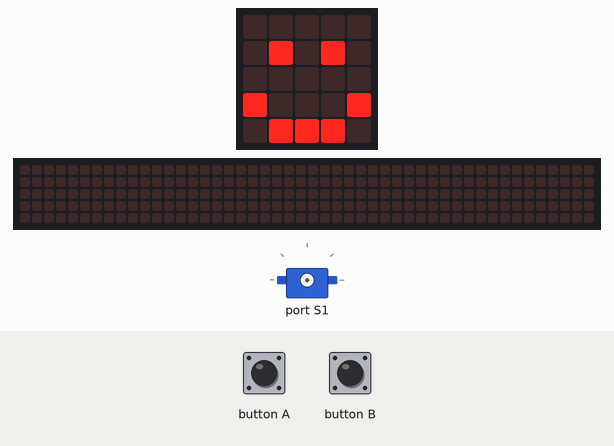
Bench run of a program on a simulated BBC micro:bit (MakeCode). On the bench: the board's 5×5 LED display, servo, a strip that is not on the board, showing the scrolling text unrolled. The test bench sets the inputs (shaded band). The 48×5 strip is a reading aid, not a part: it shows the text the display is scrolling, unrolled, one strip-width of it at a time.

Above: at 1.8 s.
1.9 s: button B pressed for 0.15 s
At 2.2 s:
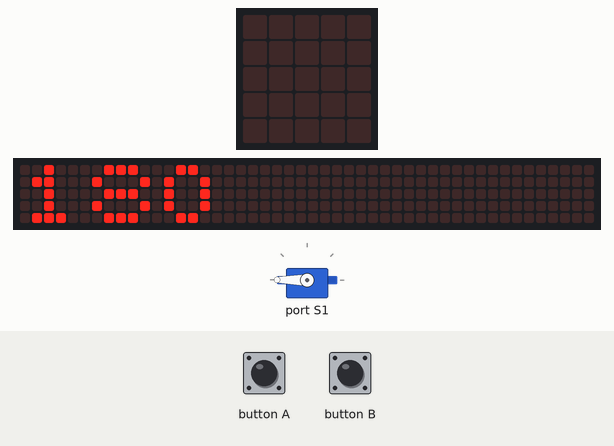
2.6 s: button A pressed for 0.15 s
At 3.17 s:
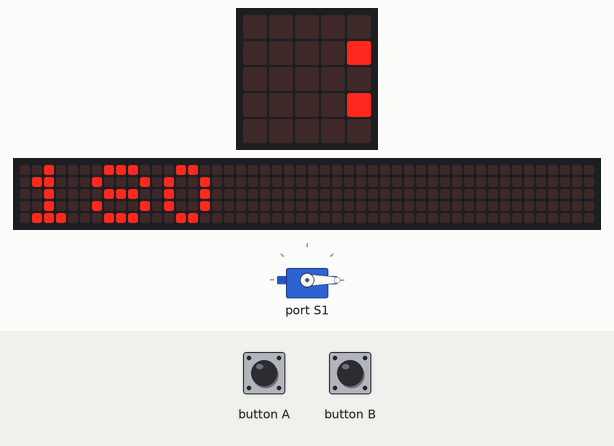
3.3 s: button B pressed for 0.15 s
At 11.6 s:
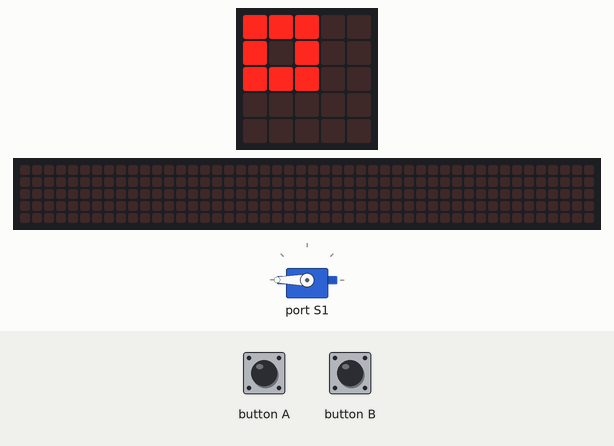
Timing chart, 0 to 13.1 s (numbered marks = the images above; inputs shaded):
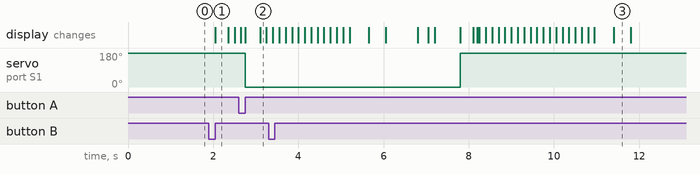

The program:

main.ts
```typescript
// (licence header left out)
// variables
const servoNumber1 = robotbit.Servos.S1

// setup
basic.showIcon(IconNames.Happy)

input.onButtonPressed(Button.A, function () {
  // turn servo 0 deegres
  robotbit.Servo(servoNumber1, 0)
  basic.clearScreen()
  basic.showString('0')
  basic.showLeds(`
    # # # . .
    # . # . .
    # # # . .
    . . . . .
    . . . . .
    `)
  basic.pause(1000)
  basic.clearScreen()
  basic.showIcon(IconNames.Happy)
})

input.onButtonPressed(Button.B, function () {
  // turn servo 180 deegres
  robotbit.Servo(servoNumber1, 180)
  basic.clearScreen()
  basic.showString('180')
  basic.showLeds(`
    # # # . .
    # . # . .
    # # # . .
    . . . . .
    . . . . .
    `)
  basic.pause(1000)
  basic.clearScreen()
  basic.showIcon(IconNames.Happy)
})
```

Measured:
- after the input at 1.9 s, the display: changes after 0.15 s (image 1)
- after the input at 2.6 s, servo on port S1: 180° → 0° after 0.15 s; the display: first differs from a run without the input after 0.15 s (image 2 shows a later state)
- after the input at 3.3 s, servo on port S1: 0° → 180° after 4.5 s
- what the display in image 3 shows lasts 0.4 s, from 11.4 s to 11.8 s
